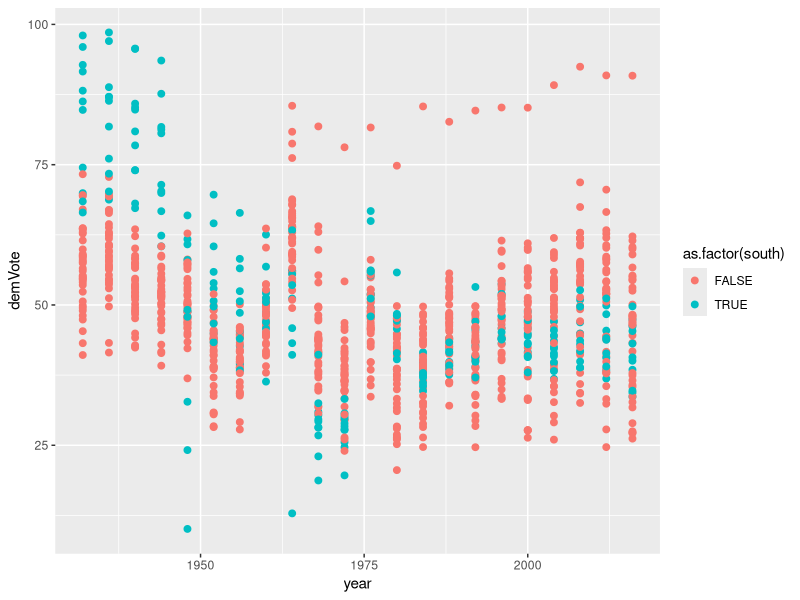
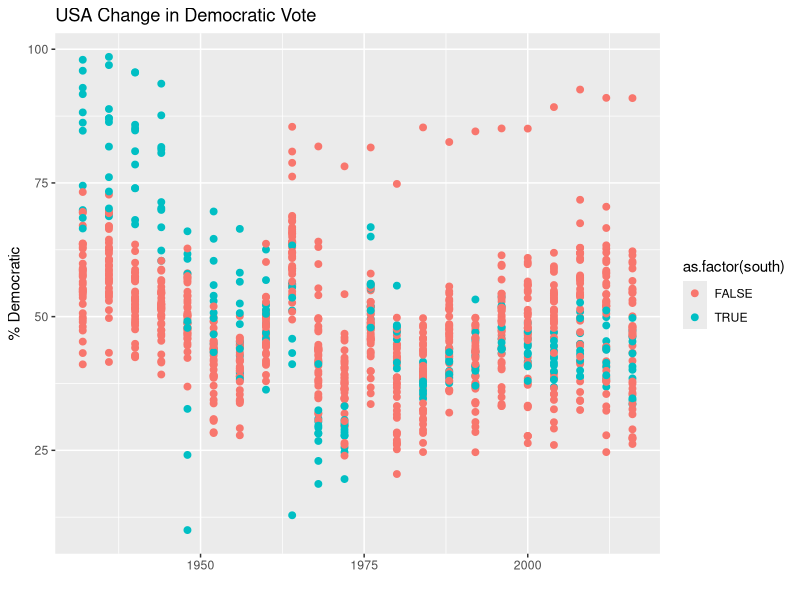
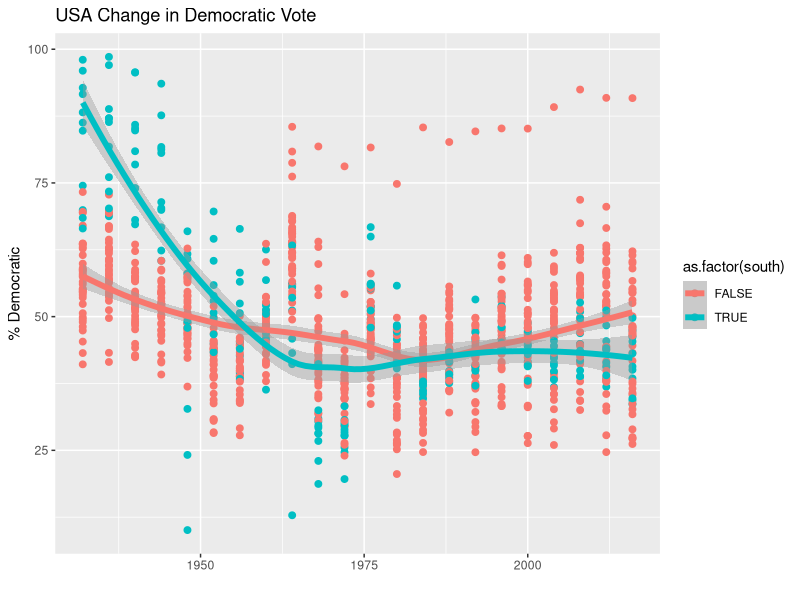
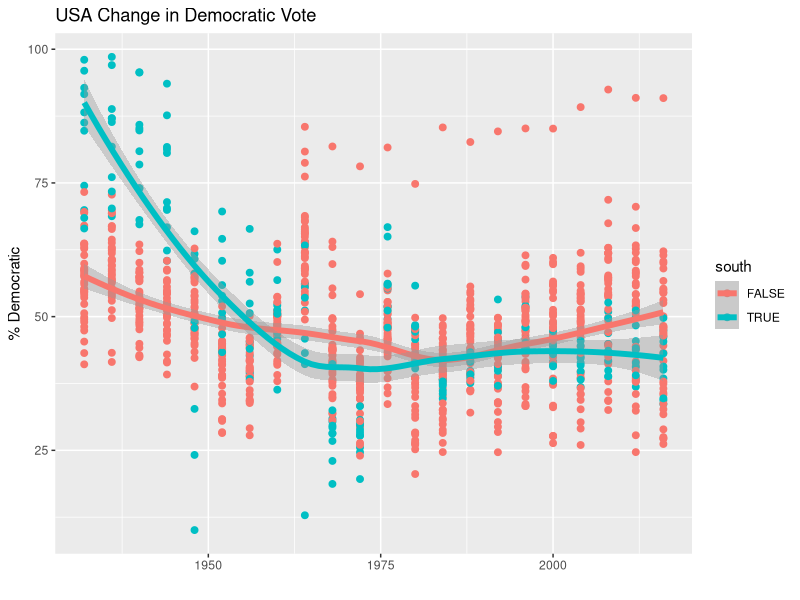
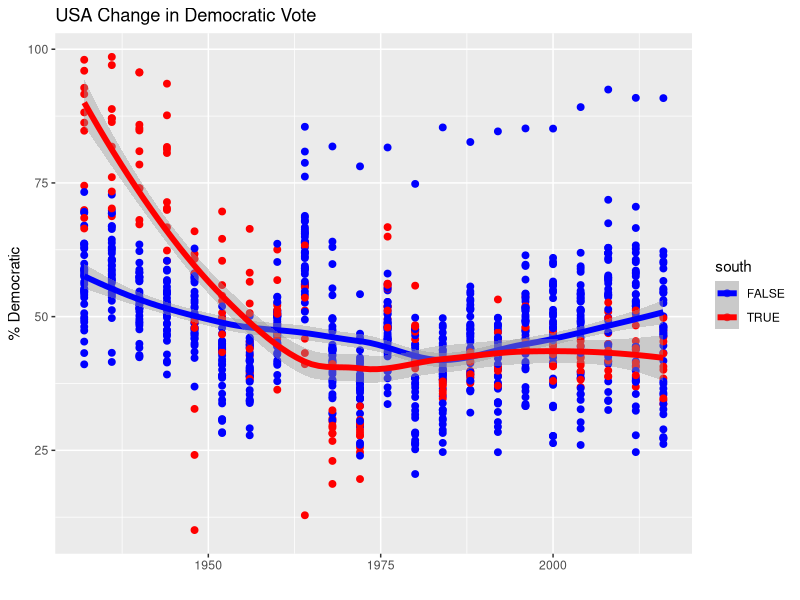
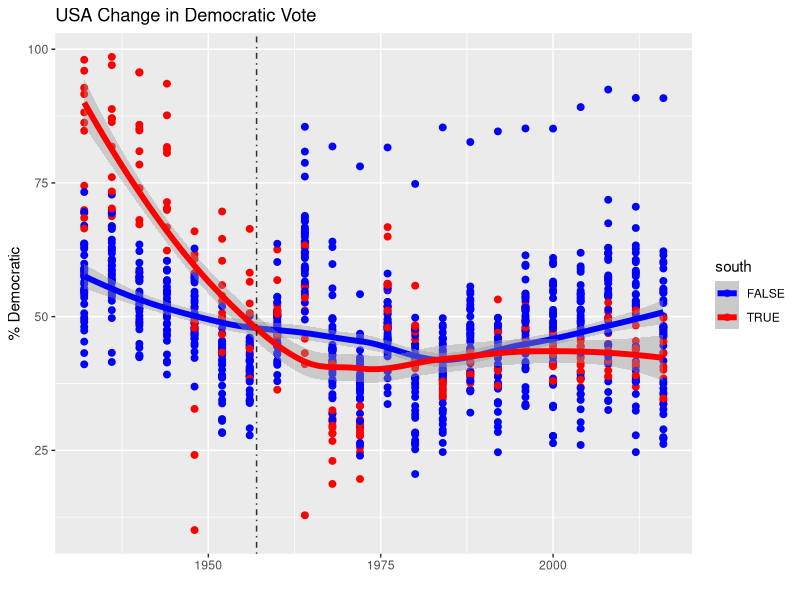
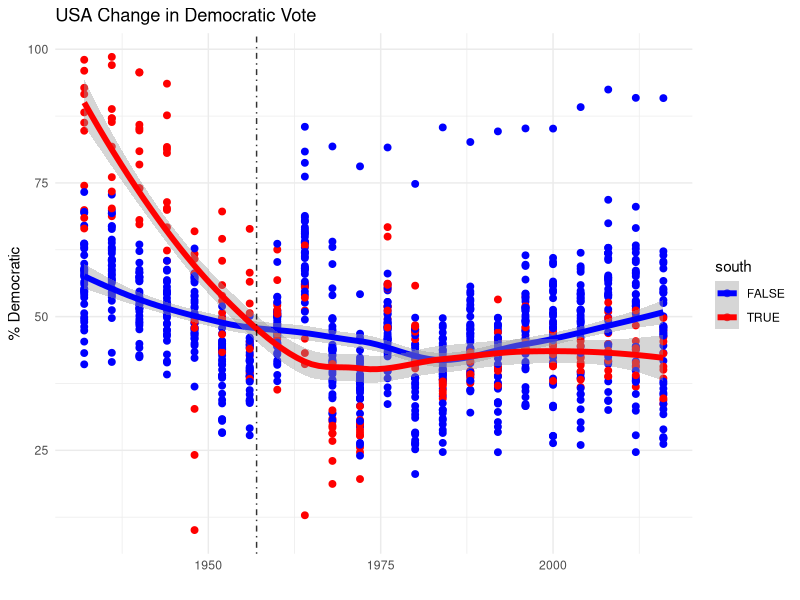
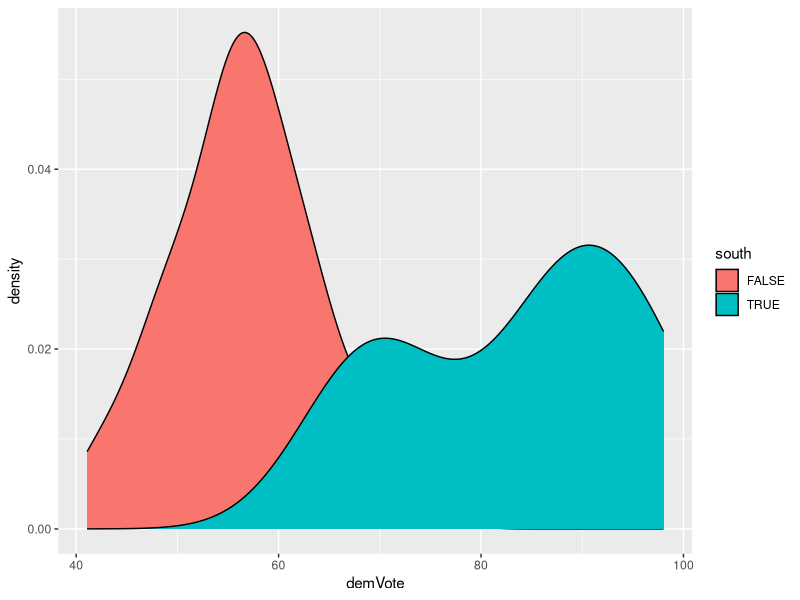

Recreate these plots in R, in order.
## ---- chunk 1
# This is a good place to put libraries required for using the ggplot function
knitr::opts_chunk$set(echo = TRUE)
library(tidyverse) #Loads the tidyverse package for ggplot
library(pscl) #Loads the pscl package for the dataset
library(gridExtra) #Allows us to combine ggplots into a nice layout

## ---- chunk 2
PE=presidentialElections
## ---- chunk 3
p1<-ggplot(data=PE) +
  geom_point(aes(x=year,y=demVote,color=as.factor(south)),size=2)
p1
## ---- chunk 4
p2<-p1+xlab("")+ylab("% Democratic")+ggtitle("USA Change in Democratic Vote")
p2
## ---- chunk 5
p3<-p2+geom_smooth(aes(x=year,y=demVote,color=as.factor(south)),size=2)
p3
## ---- chunk 6
p4<-p3+ guides(color=guide_legend(title="south"))
p4
## ---- chunk 7
p5<-p4+ scale_color_manual(values=c("blue","red"))
p5
## ---- chunk 8
p6<-p5+geom_vline(xintercept=1957,alpha=0.8,linetype=4)
p6
## ---- chunk 9
FINALPLOT1<-p6 + theme_minimal()
FINALPLOT1
## ---- chunk 10
p1<-ggplot(data=PE[PE$year==1932,]) +
      geom_density(aes(x=demVote,fill=south))
p1
## ---- chunk 11
FINALPLOT2<-p1 + xlab("% Democratic") + ylab("Density") +
  ggtitle("Distribution of Democratic Vote from 1932") +
  scale_fill_manual(values=c("blue","red")) +
  guides(fill=guide_legend(title="south")) + 
  geom_vline(xintercept = 50) + 
  theme_minimal()
FINALPLOT2
## ---- chunk 12
FINALPLOT3<-ggplot(data=PE[PE$year==2016,]) +
  geom_density(aes(x=demVote,fill=south)) +
  xlab("% Democratic") + ylab("Density") +
  ggtitle("Distribution of Democratic Vote from 2016") +
  scale_fill_manual(values=c("blue","red")) +
  guides(fill=guide_legend(title="south")) + 
  geom_vline(xintercept = 50) + 
  theme_minimal()
FINALPLOT3
## ---- chunk 13
#First Examine this Code and See What Happens

#Defaults to 1 Column Layout and Stacks Plots
grid.arrange(FINALPLOT1,FINALPLOT2,FINALPLOT3) 

#Starts Placing Plots in a Two Column Layout
grid.arrange(FINALPLOT1,FINALPLOT2,FINALPLOT3,ncol=2) 

#Now Check this Code Out: Try to Understand how the Matrix is Created and How the Layout is Controlled by the Matrix. Modify It to Get What I created
matrix(c(1, 2, 1, 3), ncol = 2)
LAYOUT=matrix(c(1, 2, 1, 3), ncol = 2)
grid.arrange(FINALPLOT1,FINALPLOT2,FINALPLOT3,layout_matrix=LAYOUT)
